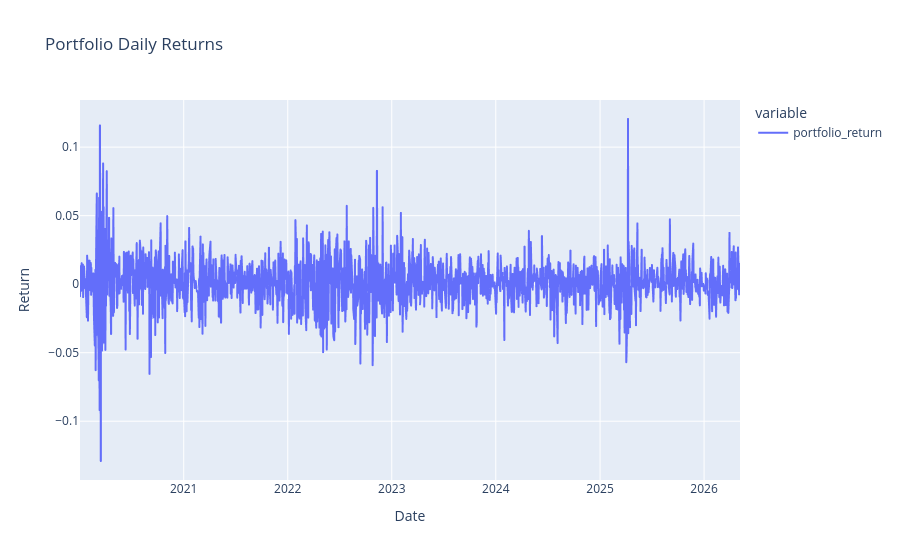

Here is the notebook cell this chart was saved with:
### Code cell
# Portfolio returns chart: visualize daily portfolio return path.

px.line(portfolio_returns, title="Portfolio Daily Returns", labels={"value": "Return", "Date": "Date"})

### Figure 1 — Plotly figure (JSON) as saved in the notebook; plotly's stock layout.template omitted (floating-point values rounded to 4 significant figures; data arrays with more than 128 entries replaced by an {"elided": "..."} marker saying what was removed)
{"data": [{"hovertemplate": "variable=portfolio_return<br>Date=%{x}<br>Return=%{y}<extra></extra>", "legendgroup": "portfolio_return", "line": {"color": "#636efa", "dash": "solid"}, "marker": {"symbol": "circle"}, "mode": "lines", "name": "portfolio_return", "showlegend": true, "type": "scattergl", "x": {"elided": "1594 str values"}, "xaxis": "x", "y": {"elided": "1594 float values"}, "yaxis": "y"}], "layout": {"legend": {"title": {"text": "variable"}, "tracegroupgap": 0}, "title": {"text": "Portfolio Daily Returns"}, "xaxis": {"anchor": "y", "domain": [0, 1], "title": {"text": "Date"}}, "yaxis": {"anchor": "x", "domain": [0, 1], "title": {"text": "Return"}}}}
